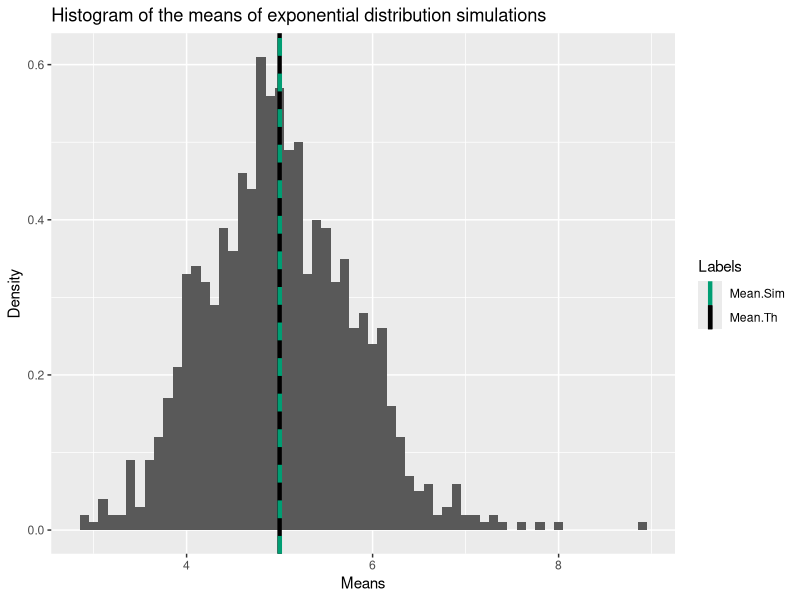

Write the R code that produced this figure. (Note: this script raises an error after producing the figure.)
## ---- chunk 1
library(ggplot2)
## ---- chunk 2
lambda <- 0.2
N <- 1000
n <- 40
mean_theory <- 1/lambda
var_theory <- 1/(lambda*lambda)
var_theory_means <- var_theory/n
## ---- chunk 3
sim_means <- NULL
for (i in 1 : N){
    set.seed(i)
    sim_means <- c(sim_means, mean(rexp(n,lambda)))
}
mean_sim_means <- mean(sim_means)
var_sim_means <- var(sim_means)
## ---- chunk 4
ggplot() +
    aes(sim_means) +
    geom_histogram(aes(y=..density..),binwidth=0.1) +
    geom_vline(aes(xintercept=mean_theory,
                   colour="Mean.Th",
                   linetype = "Mean.Th"),
               size = 1.5) +
    geom_vline(aes(xintercept=mean_sim_means,
                   colour="Mean.Sim",
                   linetype = "Mean.Sim"),
               size = 1.5,
               show.legend=TRUE) +
    scale_colour_manual(name="Labels",
                        values=c(Mean.Sim="#009E73",Mean.Th="black")) +
    scale_linetype_manual(name="Labels",
                          values=c(Mean.Sim="dashed",Mean.Th="solid"),
                          guide=FALSE)+
    labs(x = "Means",
         y = "Density",
         title = "Histogram of the means of exponential distribution simulations")
## ---- chunk 5
ggplot() +
    aes(sim_means) +
    geom_histogram(aes(y=..density..),binwidth=0.1) +
    geom_vline(aes(xintercept=mean_theory,
                   colour="Mean.Th",
                   linetype = "Mean.Th"),
               size = 1.5) +
    geom_vline(aes(xintercept=mean_sim_means,
                   colour="Mean.Sim",
                   linetype = "Mean.Sim"),
               size = 1.5,
               show.legend=TRUE) +
    scale_colour_manual(name="Labels",
                        values=c(Mean.Sim="#009E73",Mean.Th="black")) +
    scale_linetype_manual(name="Labels",
                          values=c(Mean.Sim="dashed",Mean.Th="solid"),
                          guide=FALSE)+
    stat_function(fun = dnorm,
                  size = 2,
                  args = list(mean = mean_theory, sd = sqrt(var_theory_means))) +
    labs(x = "Means",
         y = "Density",
         title = "Histogram of the means of exponential distribution simulations")
